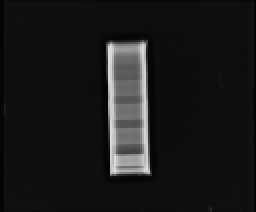
#> input picture X-Rays/U_2020_12_11_16_34_37.bmp, 128 x 106 px (shown 2 times larger)
$ jupyter execute 'Watershed or Global Thresholding.ipynb'
#> lines starting #> are read from the running program, lines starting #| are printed output that depends on the picture; after the words box and inside, x2 and y2 are one past the last pixel; in counts of white or black regions, pixels touching at a corner belong together
[cell 1]
# [36 lines of commented-out code are left out]

[cell 2]
# [28 lines of commented-out code are left out]

[cell 3]
# [10 lines of commented-out code are left out]

[cell 4]
# [21 lines of commented-out code are left out]

[cell 5]
# [13 lines of commented-out code are left out]

[cell 6]
# Global Thresholding Method

import cv2
import numpy as np
from matplotlib import pyplot as plt

img = cv2.imread('X-Rays/U_2020_12_11_16_34_37.bmp',0)
#> img is the input picture: shape (106, 128); min 4, max 218, mean 25.6

# global thresholding
ret1,th1 = cv2.threshold(img,127,255,cv2.THRESH_BINARY)
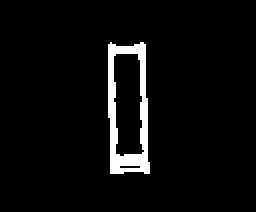
#> th1: shape (106, 128) (shown 2 times larger); 4.5% white; 1 white region, box (x1, y1, x2, y2) and area: (54, 21, 75, 87) 606

# Otsu's thresholding
ret2,th2 = cv2.threshold(img,0,255,cv2.THRESH_BINARY+cv2.THRESH_OTSU)
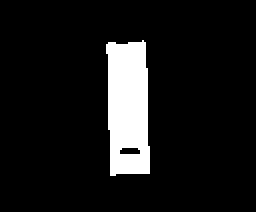
#> th2: shape (106, 128) (shown 2 times larger); 9.4% white; 1 white region, box (x1, y1, x2, y2) and area: (53, 20, 75, 88) 1274
#> ret2 = 76

# Otsu's thresholding after Gaussian filtering
blur = cv2.GaussianBlur(img,(5,5),0)
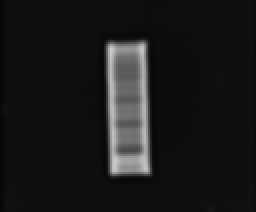
#> blur: shape (106, 128) (shown 2 times larger); min 6, max 201, mean 25.7
ret3,th3 = cv2.threshold(blur,0,255,cv2.THRESH_BINARY+cv2.THRESH_OTSU)
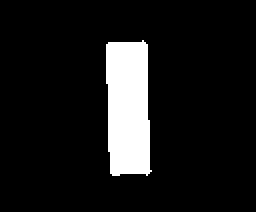
#> th3: shape (106, 128) (shown 2 times larger); 10% white; 1 white region, box (x1, y1, x2, y2) and area: (53, 20, 76, 88) 1362
#> ret3 = 71

# plot all the images and their histograms
images = [img, 0, th1,
          img, 0, th2,
          blur, 0, th3]
titles = ['Original Noisy Image','Histogram','Global Thresholding (v=127)',
          'Original Noisy Image','Histogram',"Otsu's Thresholding",
          'Gaussian filtered Image','Histogram',"Otsu's Thresholding"]

for i in range(3):
# [4 lines of commented-out code are left out]
    plt.imshow(images[i*3+2],'gray')
#     plt.title(titles[i*3+2]), plt.xticks([]), plt.yticks([])
#     plt.savefig("Processed/thresh.png",bbox_inches='tight')
    cv2.imwrite("Processed/thresh.png", images[i*3+2])
    break
plt.show()
